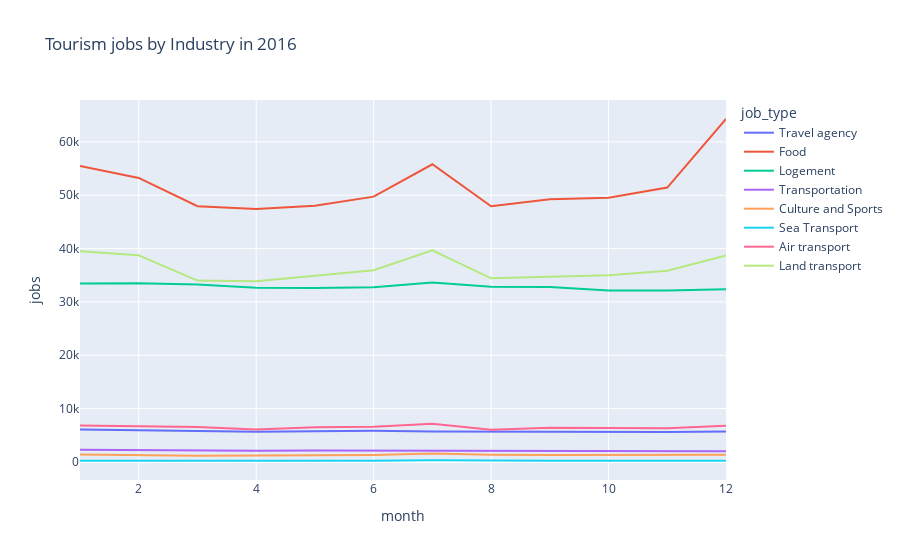

The code cell stored with this chart in its notebook:
### Code cell
import plotly.express as px 
import pandas as pd 
import numpy as np 

fig = px.line(tourism_rio_grouped_16, x='month', y='jobs', color='job_type',title='Tourism jobs by Industry in 2016')

fig.show()

### Figure 1 — Plotly figure (JSON) as saved in the notebook; plotly's stock layout.template omitted (floating-point values rounded to 4 significant figures)
{"data": [{"hovertemplate": "job_type=Travel agency<br>month=%{x}<br>jobs=%{y}<extra></extra>", "legendgroup": "Travel agency", "line": {"color": "#636efa", "dash": "solid"}, "mode": "lines", "name": "Travel agency", "orientation": "v", "showlegend": true, "type": "scatter", "x": [1, 2, 3, 4, 5, 6, 7, 8, 9, 10, 11, 12], "xaxis": "x", "y": [6097, 5977, 5874, 5677, 5750, 5835, 5685, 5644, 5639, 5598, 5611, 5695], "yaxis": "y"}, {"hovertemplate": "job_type=Food<br>month=%{x}<br>jobs=%{y}<extra></extra>", "legendgroup": "Food", "line": {"color": "#EF553B", "dash": "solid"}, "mode": "lines", "name": "Food", "orientation": "v", "showlegend": true, "type": "scatter", "x": [1, 2, 3, 4, 5, 6, 7, 8, 9, 10, 11, 12], "xaxis": "x", "y": [55480, 53249, 47933, 47408, 48053, 49735, 55807, 47926, 49265, 49520, 51445, 64295], "yaxis": "y"}, {"hovertemplate": "job_type=Logement<br>month=%{x}<br>jobs=%{y}<extra></extra>", "legendgroup": "Logement", "line": {"color": "#00cc96", "dash": "solid"}, "mode": "lines", "name": "Logement", "orientation": "v", "showlegend": true, "type": "scatter", "x": [1, 2, 3, 4, 5, 6, 7, 8, 9, 10, 11, 12], "xaxis": "x", "y": [33448, 33506, 33269, 32679, 32615, 32765, 33626, 32834, 32809, 32138, 32148, 32375], "yaxis": "y"}, {"hovertemplate": "job_type=Transportation<br>month=%{x}<br>jobs=%{y}<extra></extra>", "legendgroup": "Transportation", "line": {"color": "#ab63fa", "dash": "solid"}, "mode": "lines", "name": "Transportation", "orientation": "v", "showlegend": true, "type": "scatter", "x": [1, 2, 3, 4, 5, 6, 7, 8, 9, 10, 11, 12], "xaxis": "x", "y": [2292, 2204, 2121, 2119, 2129, 2114, 2139, 2062, 2031, 2063, 1994, 2011], "yaxis": "y"}, {"hovertemplate": "job_type=Culture and Sports<br>month=%{x}<br>jobs=%{y}<extra></extra>", "legendgroup": "Culture and Sports", "line": {"color": "#FFA15A", "dash": "solid"}, "mode": "lines", "name": "Culture and Sports", "orientation": "v", "showlegend": true, "type": "scatter", "x": [1, 2, 3, 4, 5, 6, 7, 8, 9, 10, 11, 12], "xaxis": "x", "y": [1390, 1263, 1150, 1187, 1201, 1319, 1589, 1348, 1287, 1352, 1339, 1343], "yaxis": "y"}, {"hovertemplate": "job_type=Sea Transport<br>month=%{x}<br>jobs=%{y}<extra></extra>", "legendgroup": "Sea Transport", "line": {"color": "#19d3f3", "dash": "solid"}, "mode": "lines", "name": "Sea Transport", "orientation": "v", "showlegend": true, "type": "scatter", "x": [1, 2, 3, 4, 5, 6, 7, 8, 9, 10, 11, 12], "xaxis": "x", "y": [201, 201, 175, 176, 186, 201, 321, 222, 218, 223, 229, 241], "yaxis": "y"}, {"hovertemplate": "job_type=Air transport<br>month=%{x}<br>jobs=%{y}<extra></extra>", "legendgroup": "Air transport", "line": {"color": "#FF6692", "dash": "solid"}, "mode": "lines", "name": "Air transport", "orientation": "v", "showlegend": true, "type": "scatter", "x": [1, 2, 3, 4, 5, 6, 7, 8, 9, 10, 11, 12], "xaxis": "x", "y": [6831, 6743, 6564, 6063, 6510, 6585, 7152, 6018, 6413, 6383, 6333, 6782], "yaxis": "y"}, {"hovertemplate": "job_type=Land transport<br>month=%{x}<br>jobs=%{y}<extra></extra>", "legendgroup": "Land transport", "line": {"color": "#B6E880", "dash": "solid"}, "mode": "lines", "name": "Land transport", "orientation": "v", "showlegend": true, "type": "scatter", "x": [1, 2, 3, 4, 5, 6, 7, 8, 9, 10, 11, 12], "xaxis": "x", "y": [39477, 38758, 34003, 33858, 34918, 35924, 39681, 34428, 34734, 34999, 35863, 38723], "yaxis": "y"}], "layout": {"legend": {"title": {"text": "job_type"}, "tracegroupgap": 0}, "title": {"text": "Tourism jobs by Industry in 2016"}, "xaxis": {"anchor": "y", "domain": [0, 1], "title": {"text": "month"}}, "yaxis": {"anchor": "x", "domain": [0, 1], "title": {"text": "jobs"}}}}
